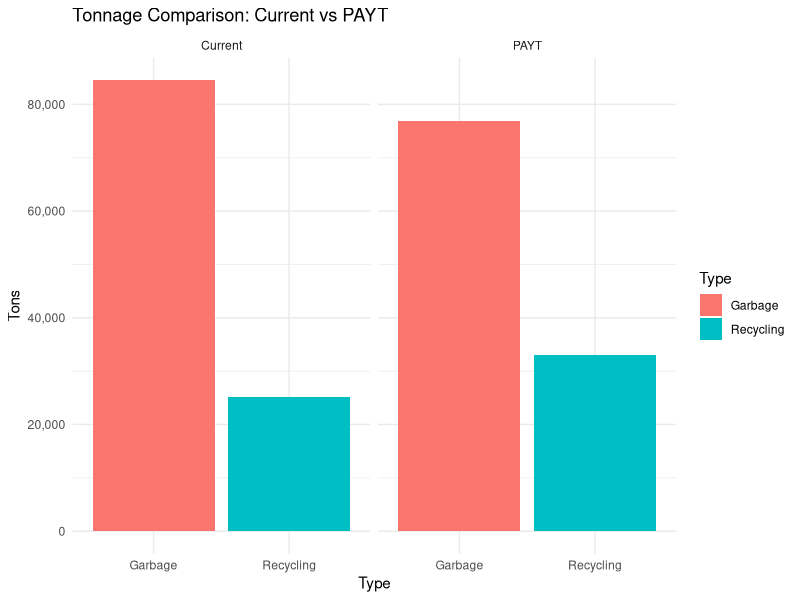

This figure's R source:
## ---- chunk 1
knitr::opts_chunk$set(echo = TRUE)

library(tidyverse)
library(ggthemes)

division.expense <- read_csv("data/SWS Exercise Data.csv")
## ---- chunk 2
library(knitr)
opts_chunk$set(tidy.opts=list(width.cutoff=60),tidy=TRUE)
## ---- chunk 3
total.garbage.tons = 84582
total.recycling.tons = 25189

current.diversion.rate = total.recycling.tons/(total.garbage.tons + total.recycling.tons)

new.diversion.rate = round(current.diversion.rate * 1.30, digits = 2)
## ---- chunk 4
total.tons = total.garbage.tons + total.recycling.tons

new.total.recycling.tons = round(total.tons * new.diversion.rate)
new.total.garbage.tons = round(total.tons - new.total.recycling.tons)
## ---- chunk 5
tipping.fees = 3686202
garbage.cost.per.ton = 273
recycling.cost.per.ton = 37
recycling.profit.per.ton = 30
recycling.fee = 2.60
households.served = 120500

recycling.fee.revenue = (recycling.fee * households.served) * 12

recycling.profit = recycling.profit.per.ton * new.total.recycling.tons

garbage.collection.expense = garbage.cost.per.ton * new.total.garbage.tons + tipping.fees

recycling.collection.expense = (recycling.cost.per.ton * new.total.recycling.tons) - (recycling.profit + recycling.fee.revenue)

total.cost = garbage.collection.expense + recycling.collection.expense

## ---- chunk 6
garbage.fee = 12.20

total.current.fee.revenue = ((garbage.fee + recycling.fee) * households.served) * 12
## ---- chunk 7
average.total.expense <- division.expense %>% 
  group_by(`Fiscal Year`) %>% 
  summarise(total = sum(Expense)) %>% 
  ungroup() %>% 
  summarise(average = mean(total))

average.total.expense = round(average.total.expense$average)
## ---- chunk 8
old.recycling.profit = recycling.profit.per.ton * total.recycling.tons

current.recovery.rate = +
  (total.current.fee.revenue + old.recycling.profit) / average.total.expense 
## ---- chunk 9
admin.yardwaste.average.total = division.expense %>%
  filter(Division!="Recycling") %>%
  filter(Division!="Residential Collection") %>%
  group_by(`Fiscal Year`) %>%
  summarise(total = sum(Expense)) %>%
  ungroup() %>%
  summarise(average = mean(total))

new.total.expense.projection = round(admin.yardwaste.average.total$average) + garbage.collection.expense + recycling.collection.expense
## ---- chunk 10
new.expense.to.recover = round(new.total.expense.projection * current.recovery.rate)
## ---- chunk 11
bag.capacity.pounds = 20

total.pounds = new.total.garbage.tons * 2000

bags.per.year = total.pounds/bag.capacity.pounds
## ---- chunk 12
cost.per.bag = round(garbage.collection.expense/bags.per.year, digits = 2)
## ---- chunk 13
recovery.cost.per.bag = round(new.expense.to.recover/bags.per.year, digits = 2)

target.recovery.rate = .80

target.expense.to.recover = round(new.total.expense.projection * target.recovery.rate)

target.recovery.cost.per.bag = round(target.expense.to.recover/bags.per.year, digits = 2)
## ---- chunk 14
isolate.yardwaste.cost = division.expense %>%
  filter(Division=="Yardwaste Center") %>%
  group_by(`Fiscal Year`) %>%
  summarise(total = sum(Expense)) %>%
  ungroup() %>%
  summarise(average = mean(total))

isolate.yardwaste.cost = isolate.yardwaste.cost$average
## ---- chunk 15
recovery.cost.per.bag.no.yw = round((new.expense.to.recover - isolate.yardwaste.cost)/bags.per.year, digits = 2)

target.expense.to.recover.no.yw = round((new.total.expense.projection - isolate.yardwaste.cost) * target.recovery.rate)

target.recovery.cost.per.bag.no.yw = round(target.expense.to.recover.no.yw/bags.per.year, digits = 2)
## ---- chunk 16
df = data.frame(Type = c("Garbage", "Recycling"), Current = c(total.garbage.tons, total.recycling.tons), PAYT = c(new.total.garbage.tons, new.total.recycling.tons))

df = df %>% gather("Estimates", "Tons", 2:3)

df %>% ggplot(aes(Type, Tons, fill = Type)) + geom_col(position = "dodge") + facet_wrap(~Estimates) + ggtitle("Tonnage Comparison: Current vs PAYT") + theme_minimal() + scale_y_continuous(labels = scales::comma)
## ---- chunk 17
kable(division.expense)
